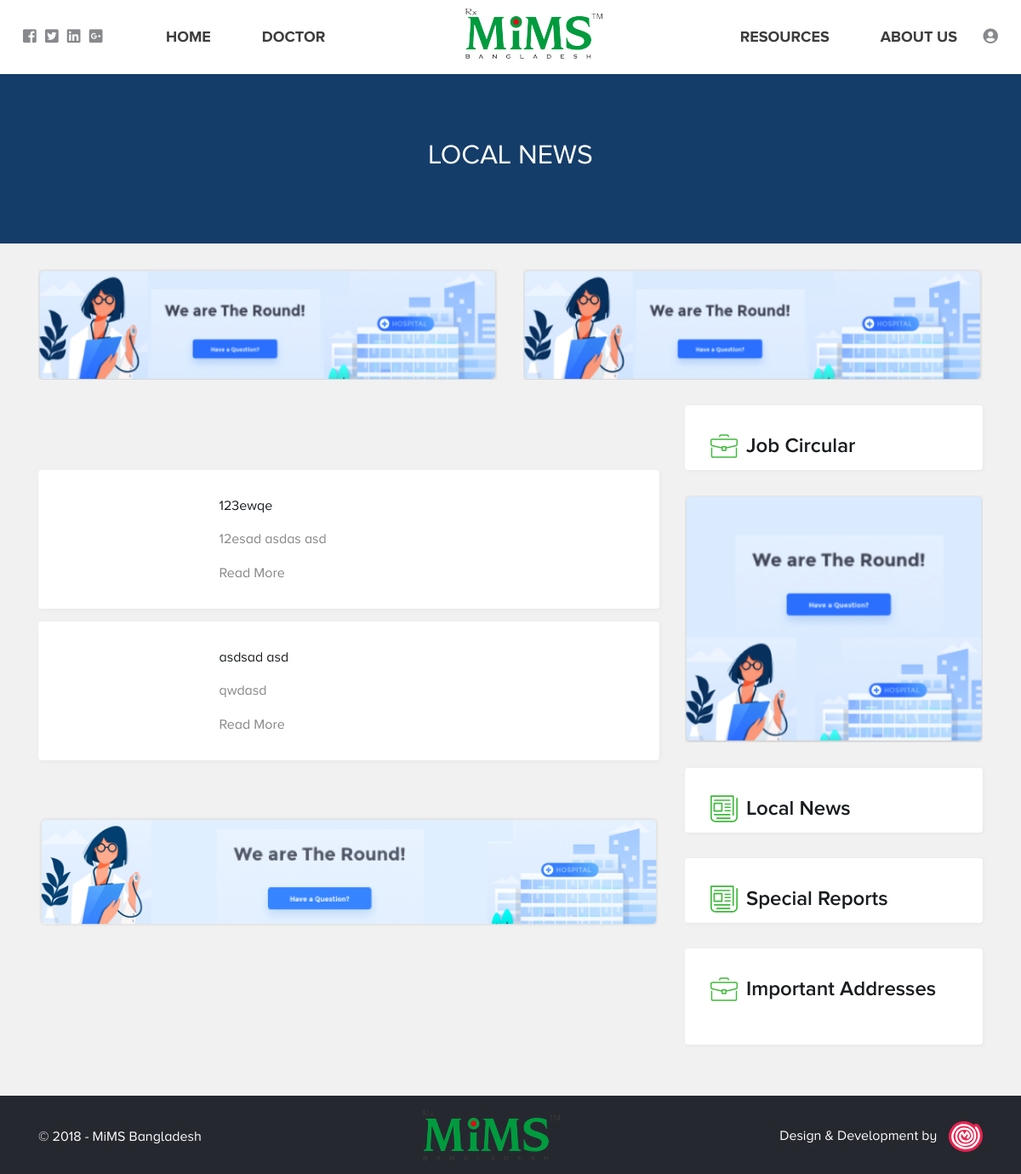
Page /index.php/news/showIndividualNewsDetail on the earlier database version.
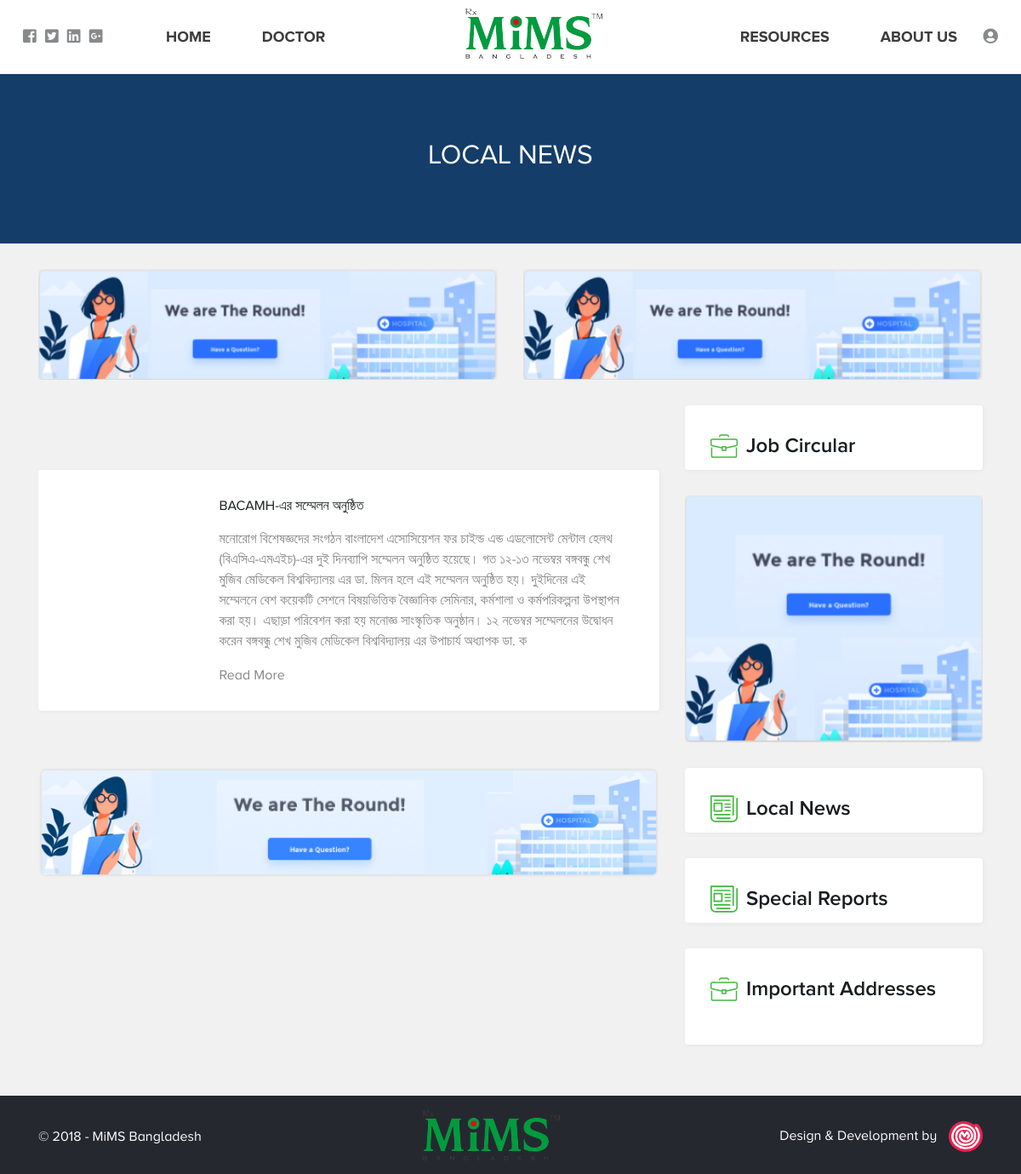
Same page on the later database version.
### tables this page shows
CREATE TABLE `mims_newsInformation` (
  `ID` bigint(20) NOT NULL,
  `Title` varchar(200) NOT NULL,
  `Description` text NOT NULL,
  `ImagePath` varchar(200) DEFAULT NULL,
  `PublishDateTime` datetime DEFAULT NULL,
  `UnpublishedDateTime` datetime DEFAULT NULL,
  `CreatedBy` bigint(20) NOT NULL,
  `LastUpdate` timestamp NOT NULL DEFAULT CURRENT_TIMESTAMP,
  `IsActive` tinyint(1) NOT NULL DEFAULT '1'
);

### application/controllers/News.php (called while the page is built, shortened)
<?php defined('BASEPATH') OR exit('No direct script access allowed');
class News extends CI_Controller {
    public function __construct() {
        $this->load->model('NewsInformation_model');
    }
    public function showIndividualNewsDetail() {
        $data = array();
        $news_information = $this->NewsInformation_model->getIndividualNewsDetail();
        list($data['AllNews'], $data['TotalNews']) = $this->NewsInformation_model->getAllActiveNewsInformation();
        $data['NewsInfo'] = $news_information;
        $this->load->view('front-end/header');
        $this->load->view('js/frontend-common-script');
        $this->load->view('front-end/local-news-detail', $data);
        $this->load->view('front-end/footer');
    }
}

### index.php (called while the page is built, shortened)
<?php
require_once BASEPATH.'core/CodeIgniter.php';

### application/models/NewsInformation_model.php (called while the page is built, shortened)
<?php if ( ! defined('BASEPATH')) exit('No direct script access allowed');
class NewsInformation_model extends GeneralData_model {
    public function getAllActiveNewsInformation() {
        $this->db->select('n.ID, n.Title, n.Description, n.ImagePath, n.PublishDateTime, n.UnpublishedDateTime, n.IsActive');
        $this->db->from('newsInformation AS n');
        $this->db->where('n.PublishDateTime <=', date('Y-m-d H:i:s'));
        $this->db->where('n.UnpublishedDateTime >=', date('Y-m-d H:i:s'));
        $this->db->where('n.IsActive', 1);
        $this->db->limit(config_item('per_page_news_information_number'));
        $result = $this->db->get()->result_array();
        $news_information = array();
        $total = 0;
        foreach ($result AS $info) {
            $info['UnpublishedDateTime'] = substr($info['UnpublishedDateTime'], 0, 10);
            $info['PublishDateTime'] = substr($info['PublishDateTime'], 0, 10);
            $temp = explode('-', $info['UnpublishedDateTime']);
            $mktime_value = mktime(0, 0, 0, $temp[1], $temp[2], $temp[0]);
            $info['UnpublishedDateTime'] = count($temp) == 3 ? date("dS F Y", $mktime_value) : '';
            $temp = explode('-', $info['PublishDateTime']);
            $mktime_value = mktime(0, 0, 0, $temp[1], $temp[2], $temp[0]);
            $info['PublishDateTime'] = count($temp) == 3 ? date("dS F Y", $mktime_value) : '';
            $news_information[$total++] = $info;
        }
        $this->db->select('n.ID');
        $this->db->from('newsInformation AS n');
        $this->db->where('n.IsActive', 1);
        $result = $this->db->get()->result_array();
        return array($news_information, count($result));
    }
    public function getIndividualNewsDetail() {
        $news_id = $this->input->get('NewsID');
        $this->db->select('n.ID, n.Title, n.Description, n.ImagePath, n.PublishDateTime, n.UnpublishedDateTime, n.IsActive');
        $this->db->from('newsInformation AS n');
        $this->db->where('n.PublishDateTime <=', date('Y-m-d H:i:s'));
        $this->db->where('n.UnpublishedDateTime >=', date('Y-m-d H:i:s'));
        $this->db->where('n.ID', $news_id);
        $this->db->where('n.IsActive', 1);
        $news_information = $this->db->get()->result_array();
        return $news_information;
    }
}

### application/views/front-end/local-news-detail.php (the view, shortened to what the changed rows need)
<div class="banner title-banner d-md-flex d-none">
    <h2>Local News</h2>
</div>
<div class="container">
    <div class="row">
        <div class="col-md-8 col-12">
            <div class="news-list container">
                <?php
                foreach ($AllNews AS $news) {
                    echo '<div class="news-item row">
                    <div class="news-thumb col-3">
                        <img src="'.base_url('NewsImages/'.$news['ImagePath']).'" alt="">
                    </div>
                    <div class="news-info col-9">
                        <a class="news-title" href="'.site_url('News/showIndividualNewsDetail?NewsID='.$news['ID']).'">'.$news['Title'].'</a>
                        <p class="news-summary">'.$news['Description'].'</p>
                        <a href="'.site_url('News/showIndividualNewsDetail?NewsID='.$news['ID']).'" class="read-more">Read More</a>
                    </div>
                </div>';
                }
                ?>
            </div>
        </div>
    </div>
</div>

Differences in the rows shown:
removed mims_newsinformation: Title "123ewqe", Description "12esad asdas asd"
changed mims_newsinformation: Title "asdsad asd" → "BACAMH-এর সম্মেলন অনুষ্ঠিত"; Description "qwdasd" → "মনোরোগ বিশেষজ্ঞদের সংগঠন বাংলাদেশ এসোসিয়েশন ফর চাইল্ড এন্ড এডলোসেন্ট মেন্টাল হেলথ (বিএসিএ-এমএইচ)-এর দুই দিনব্যাপি সম্মেলন অনুষ্ঠিত হয়েছে। গত ১২-১৩ নভেম্বর বঙ্গবন্ধু শেখ মুজিব মেডিকেল বিশ্ববিদ্যালয় এর ডা. মিলন হলে এই সম্মেলন অনুষ্ঠিত হয়। দুইদিনের এই সম্মেলনে বেশ কয়েকটি সেশনে বিষয়ভিত্তিক বৈজ্ঞানিক সেমিনার, কর্মশালা ও কর্মপরিকল্পনা উপস্থাপন করা হয়। এছাড়া পরিবেশন করা হয় মনোজ্ঞ সাংস্কৃতিক অনুষ্ঠান। ১২ নভেম্বর সম্মেলনের উদ্বোধন করেন বঙ্গবন্ধু শেখ মুজিব মেডিকেল বিশ্ববিদ্যালয় এর উপাচার্য অধ্যাপক ডা. ক"
